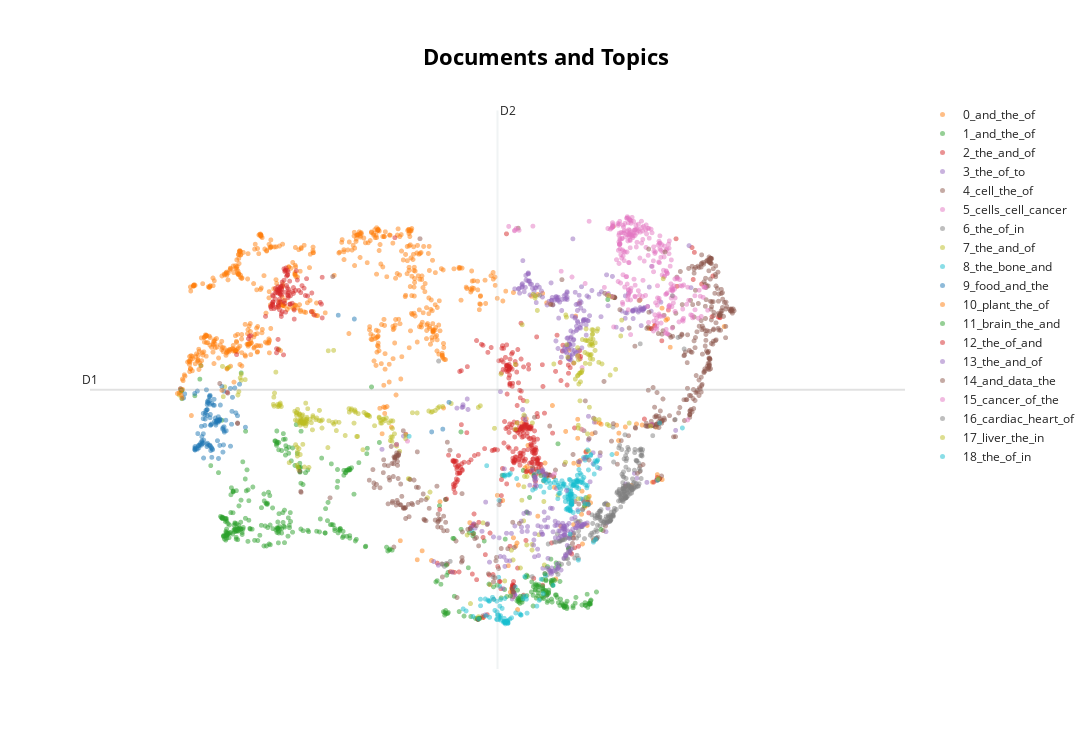

The notebook cell saved with this chart:
### Code cell
topic_model.visualize_documents(
    text,
    reduced_embeddings=reduced_embeddings,
    hide_document_hover=True,
    hide_annotations=True,
)
